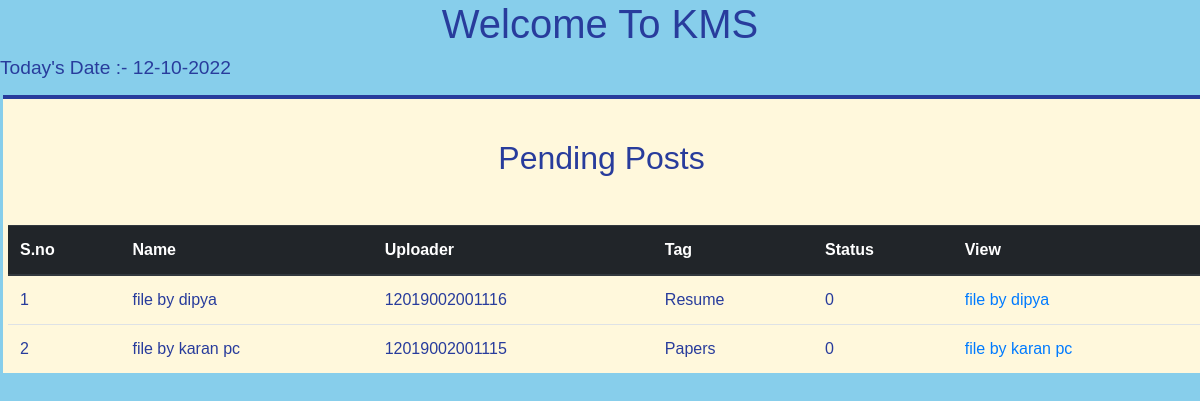
The app's page /admin/all-post.php with its own data.
### tables this page shows
CREATE TABLE `data` (
  `id` int(225) NOT NULL,
  `uploader` varchar(10000) NOT NULL,
  `date` datetime(6) NOT NULL,
  `filename` varchar(10000) NOT NULL,
  `status` int(25) NOT NULL,
  `downloads` int(225) NOT NULL,
  `category` varchar(10000) NOT NULL,
  `title` varchar(10000) NOT NULL
);

### admin/all-post.php (the view, shortened to what this page needs)
<!DOCTYPE html>
<html lang="en">
<head>
    <link rel="stylesheet" href="csss/style.css">
<link rel="stylesheet" href="https://maxcdn.bootstrapcdn.com/bootstrap/4.0.0/css/bootstrap.min.css">
<link rel="stylesheet" href="https://cdnjs.cloudflare.com/ajax/libs/font-awesome/5.15.3/css/all.min.css">
</head>
<body class="calssbody">
<h1>Welcome To KMS</h1>
<?php
echo "<h6 style=".'"font-size:120%">'."Today'".'s Date :- '.date("d-m-Y").'</h6>';
$snum=1;
$conn = mysqli_connect("localhost", "root", "", "kms");
$sql = "SELECT * FROM data WHERE status='0'";
$result = $conn->query($sql);
echo '<div style="margin-left:3px;">
<div style="background-color: cornsilk;">
<hr style="border: 2px solid;"><br><h2>Pending Posts</h2><br>
<p>
<table style="margin-left:5px;" class="table">
<thead class="thead-dark">
<tr>
<th scope="col">S.no</th>
<th scope="col">Name</th>
<th scope="col">Uploader</th>
<th scope="col">Tag</th>
<th scope="col">Status</th>
<th scope="col">View</th>
</tr>
</thead>
';
while($row = mysqli_fetch_array($result)){
$owner_uploader = $row['uploader'];
$owner_name = $row['title'];
$type = $row['category'];
$owner_status = $row['status'];
$idd=$row['id'];
echo "<tr>
<td>".$snum."</td>
<td>".$owner_name."</td>
<td>".$owner_uploader."</td>
<td>".$type.'</td>
<td>'.$owner_status.'</td>
<td>'."<a href='post.php?idd=".$idd."'>".$row['title'].'</a></td>';
$snum=$snum+1;
}
echo '</table></div></p>';
?>

### admin/csss/style.css (style rules this page uses)
body { background-color:skyblue; color:#283c9c; height: 100%; background-size: cover; font-family: Arial, Helvetica, sans-serif; }
.calssbody { background-color:skyblue; color:#283c9c; height: 100%; background-size: cover; font-family: Arial, Helvetica, sans-serif; }
h1 { font-size:140%; text-align:center; }
h2 { font-size:140%; text-align:center; }

### records on screen
data: title "file by dipya", uploader "12019002001116", category "Resume", status "0"
data: title "file by karan pc", uploader "12019002001115", category "Papers", status "0"
